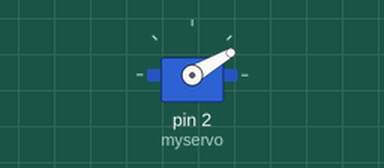
Recording of a sketch running on a simulated Arduino Uno, built with avr-gcc and run on an emulated ATmega328P. On the bench: servo.

Above: at 0.05 s.
At 1.1 s:
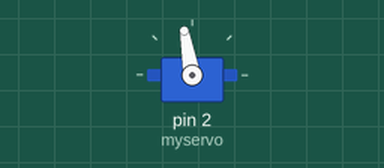
At 2.2 s:
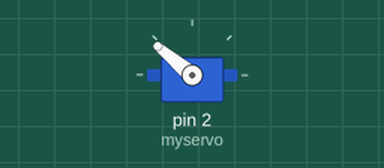
At 4.35 s:
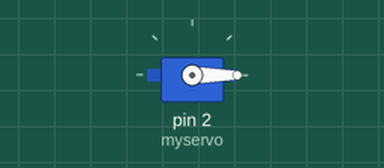
Timing chart, 0 to 5.7 s (numbered marks = the images above):
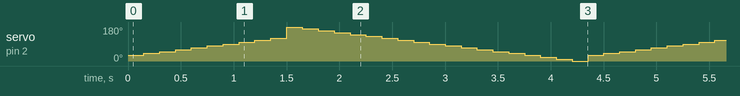

The sketch:

Servo2.ino
```cpp
#include <Servo.h>

Servo myservo;  // create servo object to control a servo
// twelve servo objects can be created on most boards

int pos = 0;    // variable to store the servo position

void setup() {
  myservo.attach(2);  // attaches the servo on pin 9 to the servo object
}

void loop() {
  for (pos = 30; pos <= 120; pos += 10) { // dla pewnosci czy problem nie jest w zbyt duzym zakresie serwa mozesz zmienic np od 160 do 20
    myservo.write(pos);
       delay(150);               //zwiekszajac opoznienie np na 70-100 ms oraz wyzej "+= 10" na np 5 lub 3 jak bedzie ok to raczej brak mu
  }
  for (pos = 180; pos >= 0; pos -= 10) { // dla pewnosci czy problem nie jest w zbyt duzym zakresie ruchu serwa mozesz zmienic np od 160 do 20
    									//wtedy nie dojdzie do konca tylko bedzie działac w zakresie od 20-160 i wyeliminujesz jedna z przyczyn.
    myservo.write(pos);
       delay(150);
  }
}
```
